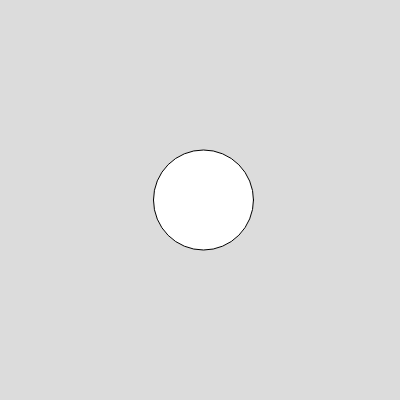
Frame 1 (no input)
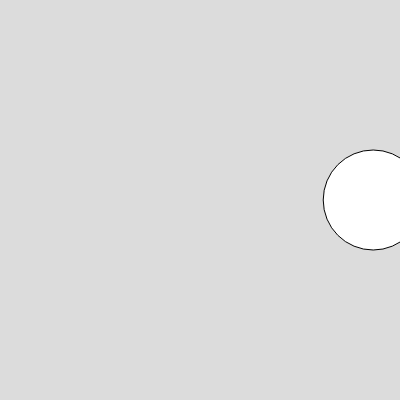
Frame 60 (no input)
Frame 120 (the mouse pressed at the canvas centre since frame 60): identical to frame 60, image omitted

The p5.js sketch that drew these frames (run headless with seeded random() and noise() and a simulated clock; from frame 60 on, the mouse is pressed at the canvas centre):

// p5.js sketch
// ── sketch.js
let x = 0;
let speed = 10;

function setup() {
  createCanvas(400, 400);
  angleMode(DEGREES)
}

function draw() {
  background(220);
text(round(frameCount/10, 20,20))

  let x = map(sin(frameCount), -1, 1, 0, width)
 // print(sin(frameCount))
  circle(x, height/2, 100, 100)

}
